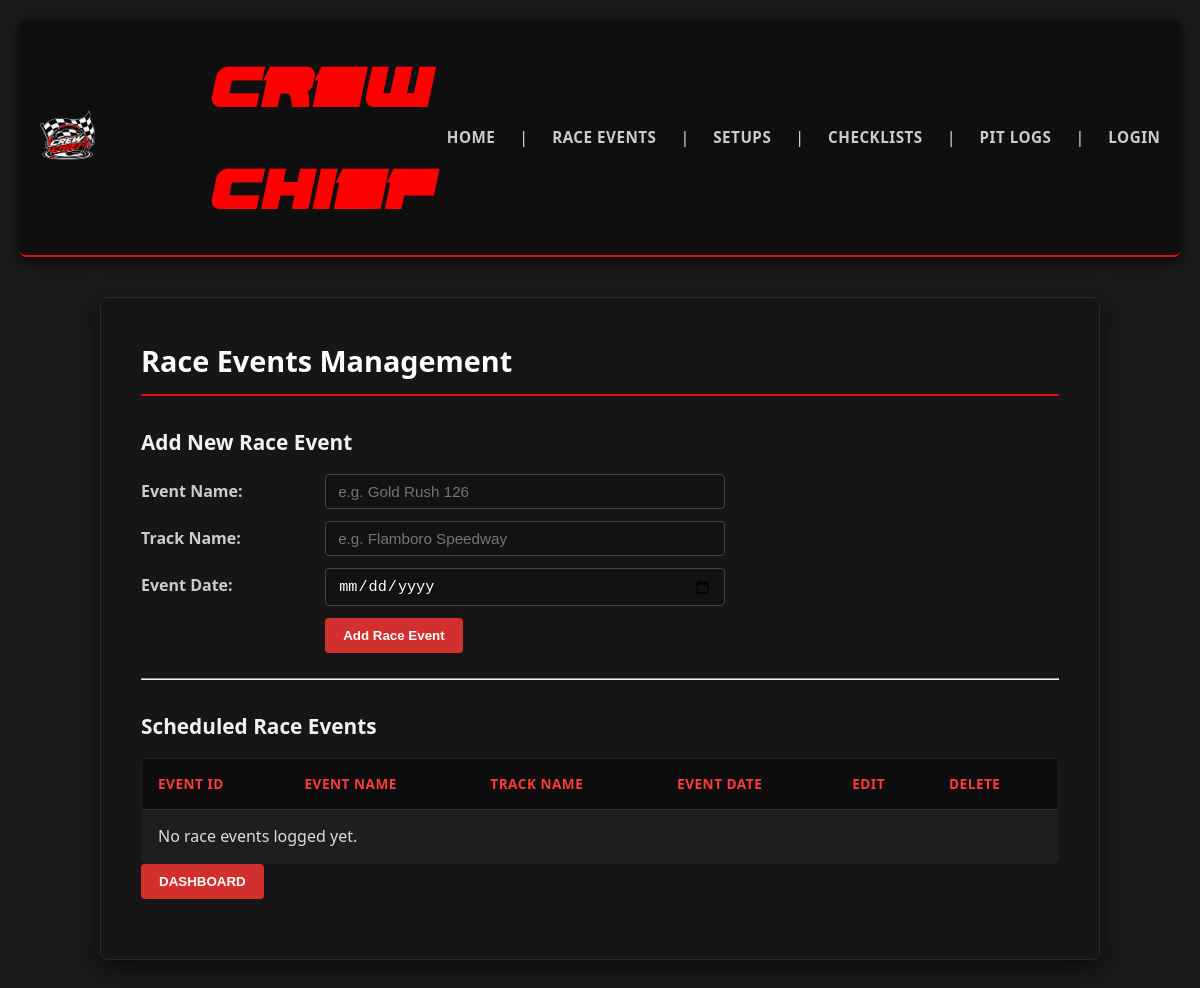
Before: /race_events.php with the older database file.
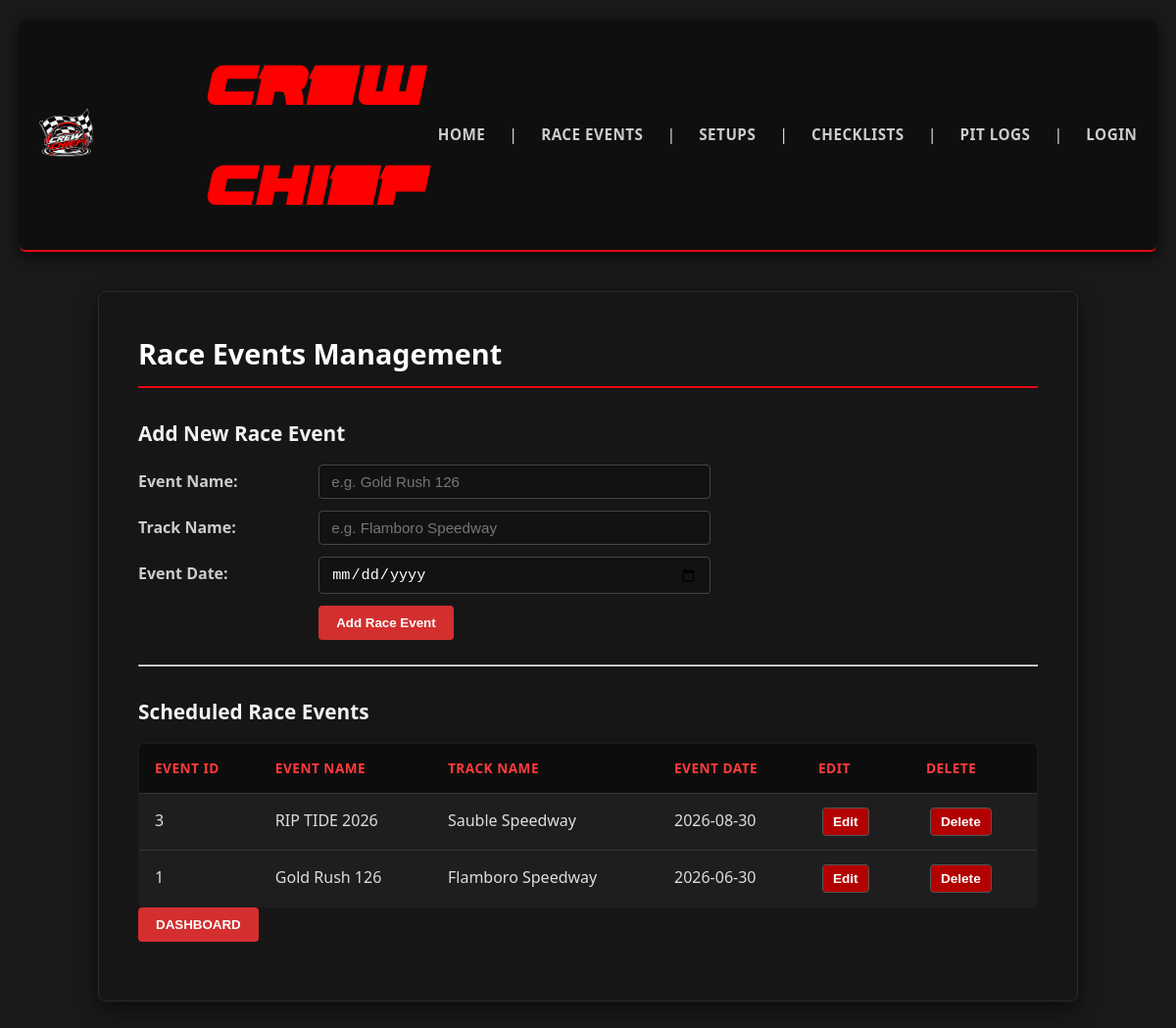
After: the same page with the newer database file.
### tables this page shows
CREATE TABLE `race_events` (
  `eventID` int(50) NOT NULL,
  `profileID` int(11) DEFAULT NULL,
  `eventName` varchar(100) NOT NULL,
  `trackName` varchar(100) NOT NULL,
  `eventDate` date NOT NULL,
  `notes` text DEFAULT NULL
);

### race_events.php (the view, shortened to what this page needs)
<?php
    require_once("database.php");
    $queryEvents = 'SELECT eventID, eventName, trackName, eventDate
                    FROM race_events
                    ORDER BY eventDate DESC';
    $statement = $db->prepare($queryEvents);
    $statement->execute();
    $events = $statement->fetchAll(PDO::FETCH_ASSOC);
?>
<!DOCTYPE html>
<html>
<head>
    <link rel="stylesheet" type="text/css" href="css/crew_chief.css" />
</head>
<body>
    <?php include('header.php'); ?>
    <main>
        <h1>Race Events Management</h1>
        <section class="event-form-section">
            <h2>Add New Race Event</h2>
            <form action="race_events.php" method="post" id="add_event_form">
                <label>Event Name:</label>
                <input type="text" name="event_name" placeholder="e.g. Gold Rush 126" required /><br />
                <label>Track Name:</label>
                <input type="text" name="track_name" placeholder="e.g. Flamboro Speedway" required /><br />
                <label>Event Date:</label>
                <input type="date" name="event_date" required /><br />
                <label>&nbsp;</label>
                <input type="submit" value="Add Race Event" /><br />
            </form>
        </section>
        <hr />
        <section class="event-list-section">
            <h2>Scheduled Race Events</h2>
            <table>
                <tr>
                    <th>Event ID</th>
                    <th>Event Name</th>
                    <th>Track Name</th>
                    <th>Event Date</th>
                    <th>Edit</th>
                    <th>Delete</th>
                </tr>
                <?php if (empty($events)): ?>
                    <tr>
                        <td colspan="5">No race events logged yet.</td>
                    </tr>
                <?php else: ?>
                    <?php foreach ($events as $event): ?>
                        <tr>
                            <td><?php echo htmlspecialchars($event['eventID'] ?? ''); ?></td>
                            <td><?php echo htmlspecialchars($event['eventName'] ?? ''); ?></td>
                            <td><?php echo htmlspecialchars($event['trackName'] ?? ''); ?></td>
                            <td><?php echo htmlspecialchars($event['eventDate'] ?? ''); ?></td>
                            <td>
                                <form action="edit_race_event.php" method="get" style="display:inline;">
                                    <input type="submit" value="Edit">
                                </form>
                            </td>
                            <td>
                                <form action="race_events.php" method="post" onsubmit="return confirm('Are you sure you want to delete this event?');">
                                    <input type="submit" value="Delete">
                                </form>
                            </td>
                        </tr>
                    <?php endforeach; ?>
                <?php endif; ?>
            </table>
        </section>
            <div id="buttons">
                <form action="index.php" method="get" style="display: inline;">
                    <input type="submit" value="DASHBOARD" />
                </form>
            </div>
    </main>
</body>
</html>

Changed rows visible on the page:
added race_events: eventID "3", eventName "RIP TIDE 2026", trackName "Sauble Speedway", eventDate "2026-08-30"
added race_events: eventID "1", eventName "Gold Rush 126", trackName "Flamboro Speedway", eventDate "2026-06-30"
Other visible differences:
text no longer shown: "No race events logged yet."
